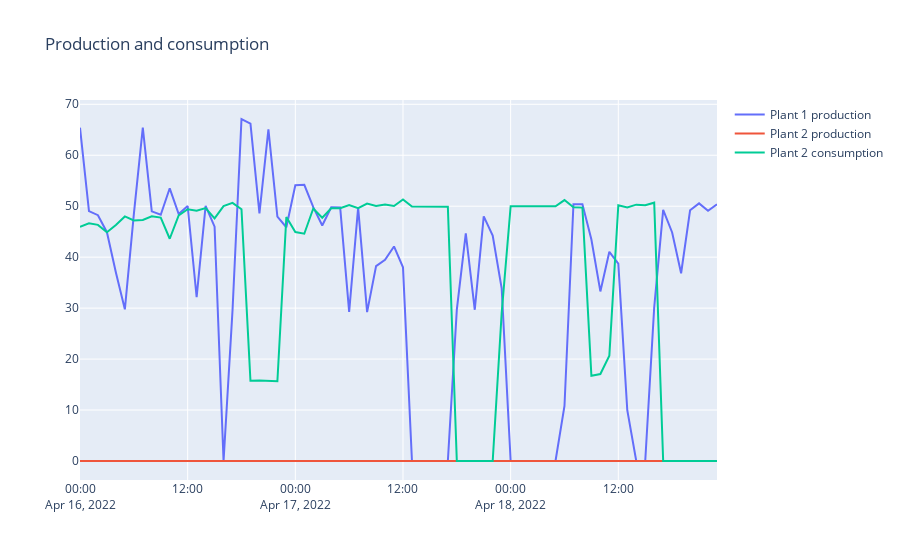
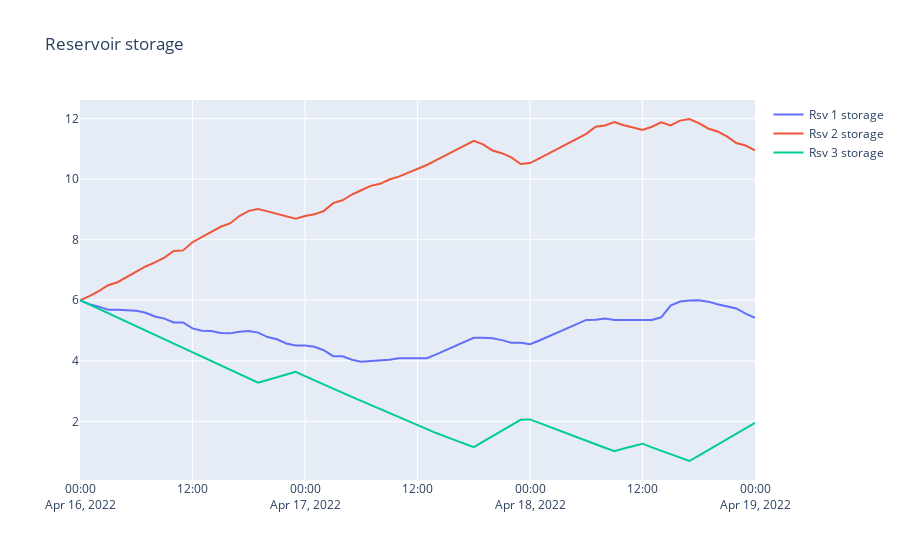

Notebook cell for these charts, in order:
### Code cell
fig = go.Figure()
plant1_prod = shop.model.plant.plant1.production.get()
plant2_prod = shop.model.plant.plant2.production.get()
plant2_cons = shop.model.plant.plant2.consumption.get()
fig.add_trace(go.Scatter(x=plant1_prod.index, y=plant1_prod.values, name="Plant 1 production"))
fig.add_trace(go.Scatter(x=plant2_prod.index, y=plant2_prod.values, name="Plant 2 production"))
fig.add_trace(go.Scatter(x=plant2_cons.index, y=plant2_cons.values, name="Plant 2 consumption"))
fig.update_layout(title="Production and consumption")
fig.show()

fig = go.Figure()
rsv1_head = shop.model.reservoir.rsv1.storage.get()
rsv2_head = shop.model.reservoir.rsv2.storage.get()
rsv3_head = shop.model.reservoir.rsv3.storage.get()
fig.add_trace(go.Scatter(x=rsv1_head.index, y=rsv1_head.values, name="Rsv 1 storage"))
fig.add_trace(go.Scatter(x=rsv1_head.index, y=rsv2_head.values, name="Rsv 2 storage"))
fig.add_trace(go.Scatter(x=rsv1_head.index, y=rsv3_head.values, name="Rsv 3 storage"))
fig.update_layout(title="Reservoir storage")
fig.show()

fig = go.Figure()
gate = shop.model.tunnel.t_r1_n1.gate_opening.get()
fig.add_trace(go.Scatter(x=gate.index, y=gate.values, name="Rsv 1 gate position"))
fig.update_layout(title="Gate postion")
fig.show()
